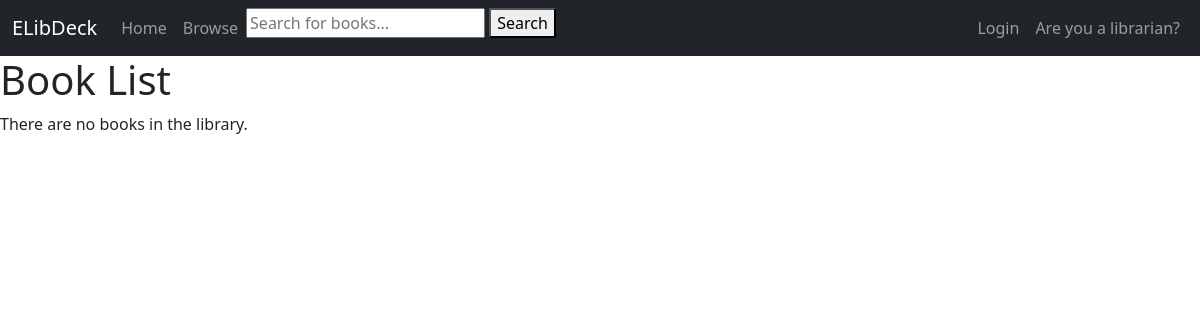
/books/, run on an earlier commit of the app's database.
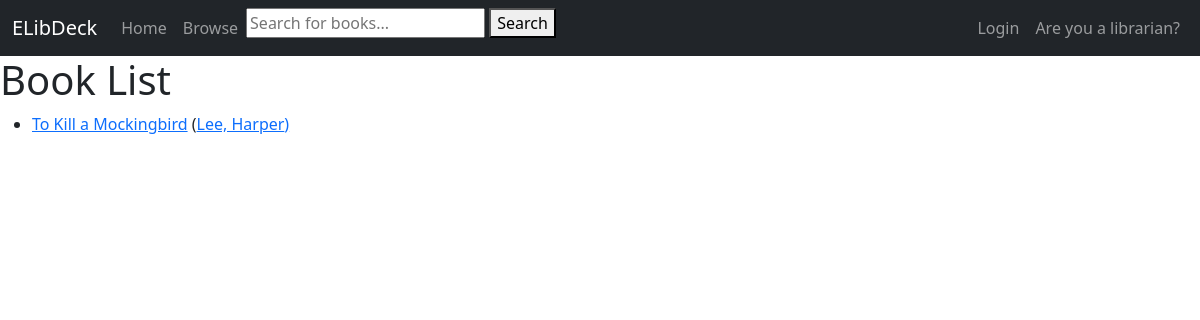
And on a later commit of the database.
### books_catalog/models.py (models this page shows, shortened)
class Book(models.Model):
    title = models.CharField(max_length=255, blank=True, null=True, help_text='Title of book')
    author = models.ForeignKey('Author', on_delete=models.RESTRICT, null=True)
    summary = models.TextField(max_length=1000, help_text="Enter a brief description of the book.", blank=True, null=True)
    isbn = models.CharField('ISBN', max_length=13, unique=True, help_text='13 character ISBN', blank=True, null=True)
    genre = models.ManyToManyField(Genre, help_text='Select a genre for this book.')
    publication_date = models.IntegerField(blank=True, null=True, help_text='Date of publication')
    class Meta:
        ordering = ['title', '-publication_date']
    def get_absolute_url(self):
        return reverse('books_catalog:book-detail', args=[str(self.id)])

class Author(models.Model):
    first_name = models.CharField(max_length=100)
    last_name = models.CharField(max_length=100)
    date_of_birth = models.DateField(null=True, blank=True)
    date_of_death = models.DateField('Died', null=True, blank=True)
    class Meta:
        ordering = ['last_name', 'first_name']
    def __str__(self):
        return f'{self.last_name}, {self.first_name}'

### books_catalog/views.py (the view)
# urls.py: path('books/', views.BookListView.as_view(), name='books'),
class BookListView(generic.ListView):
    model = Book
    template_name = 'books_catalog/book_list.html'
    paginate_by = 10

### books_catalog/templates/books_catalog/book_list.html
{% extends 'generic.html' %}
{% block content %}
  <h1>Book List</h1>
  {% if book_list %}
    <ul>
      {% for book in book_list %}
      <li>
        <a href="{{ book.get_absolute_url }}">{{ book.title }}</a>
        (<a href="">{{ book.author }})</a>
      </li>
      {% endfor %}
    </ul>
  {% else %}
    <p>There are no books in the library.</p>
  {% endif %}
{% endblock %}

What changed in the data, as far as the page shows it:
added Book: title "To Kill a Mockingbird", author "Lee, Harper"
Also different on the page:
text no longer shown: "There are no books in the library."
